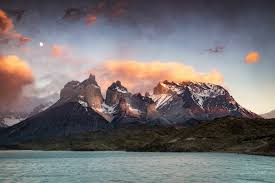
#> input picture image_processing/geometric_transformation/input/landscape.jpeg, 275 x 183 px
$ python affine_transformation.py
#> lines starting #> are read from the running program, lines starting #| are printed output that depends on the picture; after the words box and inside, x2 and y2 are one past the last pixel; in counts of white or black regions, pixels touching at a corner belong together
#> further down, img is the input picture: shape (183, 275, 3); mean B, G, R 114.6, 112.8, 117.9
import cv2
import numpy as np

def identidade(image):
    (h,w) = image.shape[:2]
#> h = 183; w = 275
    M = np.float32([[1, 0, 0],
                    [0, 1, 0]])
    return  cv2.warpAffine(image,M,(w,h))

def reflexao(image,axis=1):
#> called with axis = 1
    return  cv2.flip( img, axis )

def rotacao(image, angulo, centro=None, escala=1.0):
#> called with angulo = 60, escala = 1
    (h,w) = image.shape[:2]
#> h = 183; w = 275
    if centro is None:
        centro =(w/2,h/2)
#> centro = (137.5, 91.5)
    M = cv2.getRotationMatrix2D(centro,angulo,escala)
    return cv2.warpAffine(image,M,(w,h))
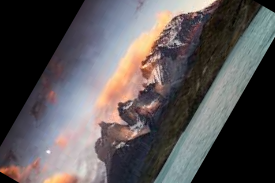
#> returned value: shape (183, 275, 3); mean of channels 0, 1, 2 86.1, 85, 89.9; drawn as B, G, R

def traslacao(image,x,y):
#> called with x = 200, y = 100
    (h,w) = image.shape[:2]
#> h = 183; w = 275
    M = np.float32([[1, 0, x],
                    [0, 1, y]])
    return  cv2.warpAffine(image,M,(w,h))
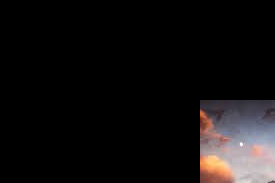
#> returned value: shape (183, 275, 3); mean of channels 0, 1, 2 16.2, 15.9, 18.3; drawn as B, G, R

def cisalhamento(image):
    (h,w) = image.shape[:2]
#> h = 183; w = 275
    M = np.float32([[0.75, 0.25, 0],
                    [0.25, 0.75, 0]])
    return  cv2.warpAffine(image,M,(w,h))
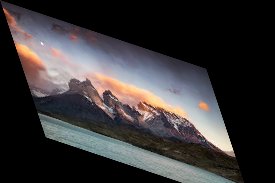
#> returned value: shape (183, 275, 3); mean of channels 0, 1, 2 55.3, 54.4, 57.3; drawn as B, G, R

def cisalhamento_triangular(image):
    (h,w) = image.shape[:2]
    triangulo_origem = np.array( [   [83,90],
                                     [447,90],
                                     [83,472]
                                   ] ).astype(np.float32)
    triangulo_destino = np.array( [  [83,93],
                                     [447,90],
                                     [150,472]
                                    ] ).astype(np.float32)
    M = cv2.getAffineTransform(triangulo_origem, triangulo_destino)
    return cv2.warpAffine(image, M, (w,h))

img = cv2.imread('input/landscape.jpeg')

# IMAGEM ORIGINAL
cv2.imshow('img',img)

# IMAGEM IDENTIDADE
img_identidade = identidade(img)
cv2.imshow('img_identidade',img_identidade)

# IMAGEM REFLETIDA
img_refletida = reflexao(img)
cv2.imshow('img_refletida',img_refletida)

# IMAGEM ROTACIONADA
img_rotacionada = rotacao(img,60)
cv2.imshow('img_rotacionada',img_rotacionada)

# IMAGEM TRANSLADADA
img_transalada = traslacao(img,200,100)
cv2.imshow('img_transalada',img_transalada)

# IMAGEM CISALHADA
img_cisalhada = cisalhamento(img)
cv2.imshow('img_cisalhada',img_cisalhada)

# DESENHO DDO TRIANGULO
cv2.line(img,(83,90), (447,90) ,(0,255,0))
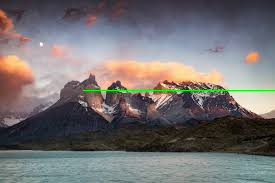
#> img: shape (183, 275, 3); 0.38% of pixels changed, all inside (x1, y1, x2, y2) = (83, 90, 275, 91)
cv2.line(img,(447,90),(83,472) ,(0,255,0))
cv2.line(img,(83,472),(83,90)  ,(0,255,0))
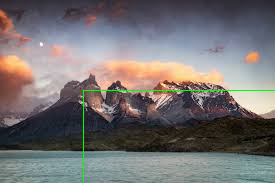
#> img: shape (183, 275, 3); 0.18% of pixels changed, all inside (x1, y1, x2, y2) = (83, 91, 84, 183)
cv2.circle(img,(83,90),5,(0,0,255),-1)
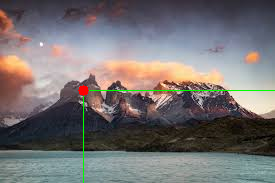
#> img: shape (183, 275, 3); 0.16% of pixels changed, all inside (x1, y1, x2, y2) = (78, 85, 89, 96)
cv2.circle(img,(447,90),5,(0,0,255),-1)
cv2.circle(img,(83,472),5,(0,0,255),-1)

# IMAGEM CISALHADA TRIANGULAR
cv2.imshow('img pontuada',img)
cisalhamento_triangular = cisalhamento_triangular(img)
#> in cisalhamento_triangular, `return cv2.warpAffine(image, M, (w,h))`:
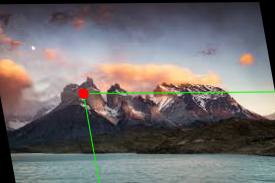
#> returned value: shape (183, 275, 3); mean of channels 0, 1, 2 109.2, 108.5, 112.4; drawn as B, G, R
cv2.imshow('cisalhamento_triangular',cisalhamento_triangular)

cv2.waitKey(0)
cv2.destroyAllWindows()
